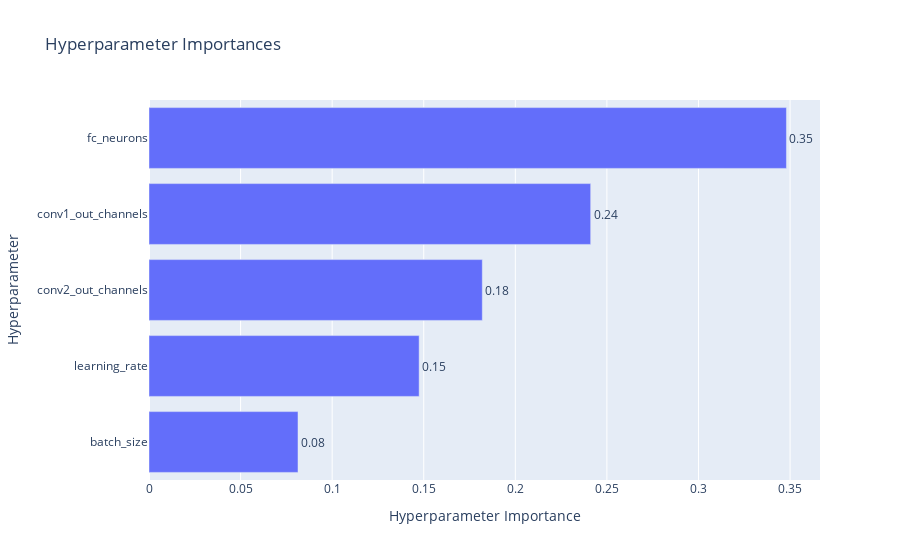

Write notebook code for a chart like this one.
### Code cell
fig2 = plot_param_importances(study)
fig2.show()

### Figure 1 — Plotly figure (JSON) as saved in the notebook; plotly's stock layout.template omitted (floating-point values rounded to 4 significant figures)
{"data": [{"cliponaxis": false, "hovertemplate": ["batch_size (CategoricalDistribution): 0.08135424573989081<extra></extra>", "learning_rate (FloatDistribution): 0.147494296409187<extra></extra>", "conv2_out_channels (CategoricalDistribution): 0.18198263525774325<extra></extra>", "conv1_out_channels (CategoricalDistribution): 0.24114279483685308<extra></extra>", "fc_neurons (CategoricalDistribution): 0.34802602775632596<extra></extra>"], "name": "Objective Value", "orientation": "h", "text": ["0.08", "0.15", "0.18", "0.24", "0.35"], "textposition": "outside", "type": "bar", "x": [0.08135, 0.1475, 0.182, 0.2411, 0.348], "y": ["batch_size", "learning_rate", "conv2_out_channels", "conv1_out_channels", "fc_neurons"]}], "layout": {"title": {"text": "Hyperparameter Importances"}, "xaxis": {"title": {"text": "Hyperparameter Importance"}}, "yaxis": {"title": {"text": "Hyperparameter"}}}}
